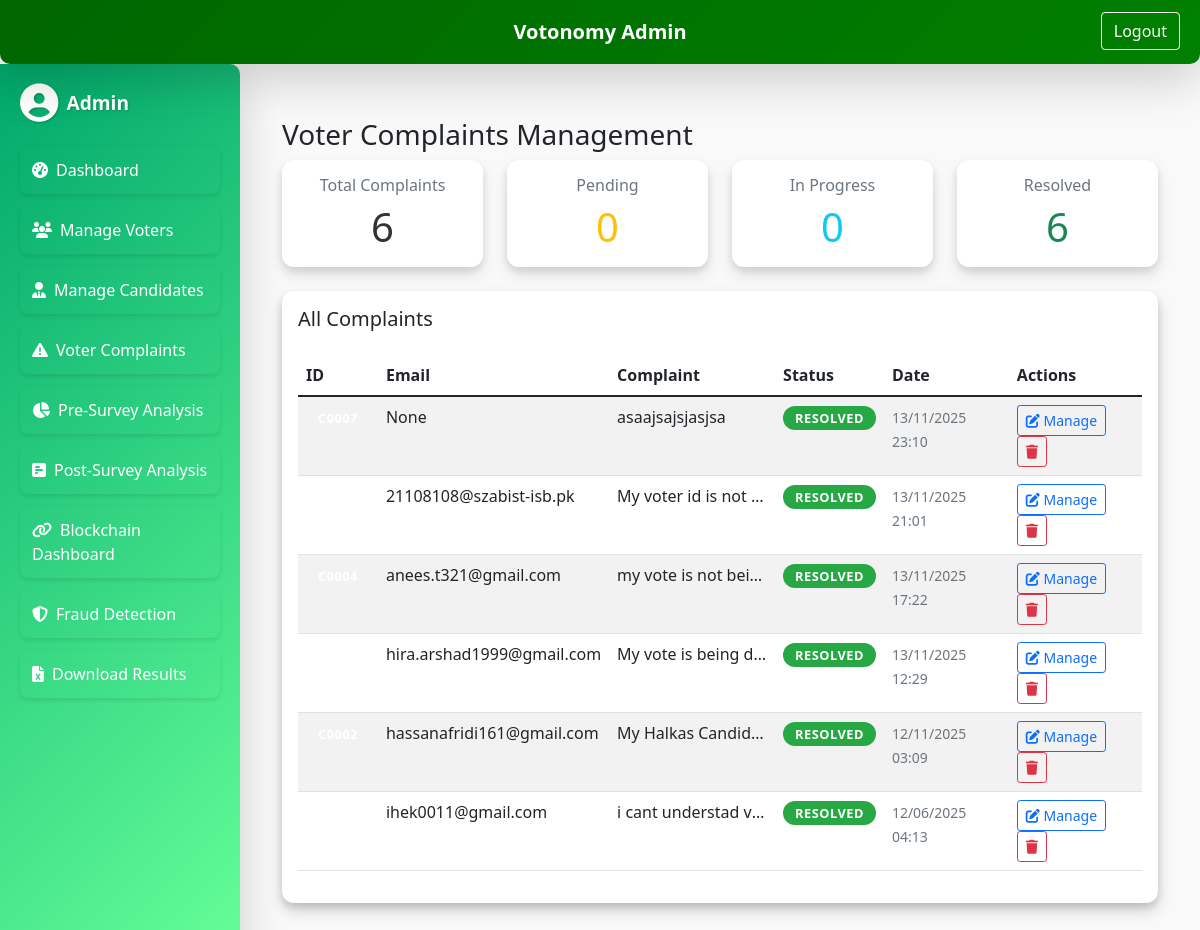
The page /admin/manage-complaints (signed in) on the database its author committed.
### models.py (models this page shows)
class Complaint(db.Model):
    id = db.Column(db.Integer, primary_key=True)
    email = db.Column(db.String(100), nullable=True)  # Made optional for anonymous complaints
    complaint_text = db.Column(db.Text, nullable=False)
    status = db.Column(db.String(20), default='Pending')  # Pending, In Progress, Resolved
    response = db.Column(db.Text)
    created_at = db.Column(db.DateTime, default=datetime.utcnow)

### admin.py (the view)
@admin_bp.route('/manage-complaints', methods=['GET'])
@admin_login_required
def manage_complaints():
    from models import Complaint
    complaints = Complaint.query.order_by(Complaint.created_at.desc()).all()
    return render_template('manage_complaints.html', complaints=complaints)

### admin.py (called while the page is built)
def admin_login_required(func):
    @wraps(func)
    def wrapper(*args, **kwargs):
        if not session.get("admin_logged_in"):
            return redirect(url_for("admin_bp.admin_login"))
        return func(*args, **kwargs)
    return wrapper

### templates/admin/manage_complaints.html (shortened to what this page needs)
{% extends "base_admin.html" %}
{% block content %}
<div class="container mt-4">
  <h3>Voter Complaints Management</h3>
  <div class="row mb-4">
    <div class="col-md-3">
      <div class="card-3d p-3 text-center card-stat">
        <h6 class="text-muted">Total Complaints</h6>
        <div class="display-6">{{ complaints|length }}</div>
      </div>
    </div>
    <div class="col-md-3">
      <div class="card-3d p-3 text-center card-stat">
        <h6 class="text-muted">Pending</h6>
        <div class="display-6 text-warning">{{ complaints|selectattr("status", "equalto", "Pending")|list|length }}</div>
      </div>
    </div>
    <div class="col-md-3">
      <div class="card-3d p-3 text-center card-stat">
        <h6 class="text-muted">In Progress</h6>
        <div class="display-6 text-info">{{ complaints|selectattr("status", "equalto", "In Progress")|list|length }}</div>
      </div>
    </div>
    <div class="col-md-3">
      <div class="card-3d p-3 text-center card-stat">
        <h6 class="text-muted">Resolved</h6>
        <div class="display-6 text-success">{{ complaints|selectattr("status", "equalto", "Resolved")|list|length }}</div>
      </div>
    </div>
  </div>
  <div class="admin-card-3d p-3">
    <h5>All Complaints</h5>
    {% if complaints|length == 0 %}
      <div class="text-center py-5">
        <i class="fas fa-inbox fa-3x text-muted mb-3"></i>
        <p class="text-muted">No complaints received yet.</p>
      </div>
    {% else %}
    <div style="max-height: 600px; overflow-y: auto;">
      <table class="table table-striped mt-3">
        <thead>
          <tr>
            <th>ID</th>
            <th>Email</th>
            <th>Complaint</th>
            <th>Status</th>
            <th>Date</th>
            <th>Actions</th>
          </tr>
        </thead>
        <tbody>
          {% for complaint in complaints %}
          <tr>
            <td>
              <span class="badge badge-primary">C{{ "%04d"|format(complaint.id) }}</span>
            </td>
            <td>{{ complaint.email }}</td>
            <td>
              <div style="max-width: 300px;">
                <div class="text-truncate" title="{{ complaint.complaint_text }}">
                  {{ complaint.complaint_text[:80] }}{% if complaint.complaint_text|length > 80 %}...{% endif %}
                </div>
              </div>
            </td>
            <td>
              {% if complaint.status == 'Pending' %}
                <span class="badge badge-warning">{{ complaint.status }}</span>
              {% elif complaint.status == 'In Progress' %}
                <span class="badge badge-info">{{ complaint.status }}</span>
              {% elif complaint.status == 'Resolved' %}
                <span class="badge badge-success">{{ complaint.status }}</span>
              {% endif %}
            </td>
            <td>
              <small class="text-muted">
                {{ complaint.created_at.strftime('%d/%m/%Y %H:%M') }}
              </small>
            </td>
            <td>
              <button type="button" class="btn btn-sm btn-outline-primary" data-bs-toggle="modal" data-bs-target="#complaintModal{{ complaint.id }}">
                <i class="fas fa-edit"></i> Manage
              </button>
              <form method="POST" action="{{ url_for('admin_bp.delete_complaint', complaint_id=complaint.id) }}" style="display:inline;" onsubmit="return confirm('Are you sure you want to delete this complaint?')">
                <button type="submit" class="btn btn-sm btn-outline-danger">
                  <i class="fas fa-trash"></i>
                </button>
              </form>
            </td>
          </tr>
          {% endfor %}
        </tbody>
      </table>
    </div>
    {% endif %}
  </div>
</div>
{% endblock %}

### static/css/admin_styles.css (style rules this page uses)
.admin-bg { background-color: #f9f9f9; position: relative; overflow: hidden; }
.admin-bg::before { content: ""; position: absolute; top: 0; left: 0; width: 100%; height: 100%; background: url('../images/pakistan_flag.png') no-repeat center center; background-size: cover; opacity: 0.2; z-index: -1; transform: perspective(500px) rotateX(2deg); }
.admin-card-3d { background: #ffffff; border-radius: 12px; box-shadow: 0 4px 8px rgba(0,0,0,0.15), 0 8px 16px rgba(0,0,0,0.15); transition: transform 0.3s ease, box-shadow 0.3s ease; margin-bottom: 20px; }
.card-3d { background: #ffffff; border-radius: 12px; box-shadow: 0 4px 8px rgba(0, 0, 0, 0.1), 0 8px 16px rgba(0, 0, 0, 0.1); transition: transform 0.3s ease, box-shadow 0.3s ease; }
.card-stat { cursor: pointer; color: #333; }
.badge { padding: 0.35rem 0.75rem; border-radius: 20px; font-size: 0.8rem; font-weight: 600; text-transform: uppercase; letter-spacing: 0.5px; }
.badge-success { background-color: #28a745; color: white; }
.text-muted { color: #6c757d; }
.text-truncate { max-width: 150px; overflow: hidden; text-overflow: ellipsis; white-space: nowrap; }

### rows shown on the page
Complaint: email "None", complaint_text "asaajsajsjasjsa", status "RESOLVED", created_at "13/11/2025 23:10"
Complaint: email "21108108@szabist-isb.pk", complaint_text "My voter id is not…", status "RESOLVED", created_at "13/11/2025 21:01"
Complaint: email "anees.t321@gmail.com", complaint_text "my vote is not bei…", status "RESOLVED", created_at "13/11/2025 17:22"
Complaint: email "hira.arshad1999@gmail.com", complaint_text "My vote is being d…", status "RESOLVED", created_at "13/11/2025 12:29"
Complaint: email "hassanafridi161@gmail.com", complaint_text "My Halkas Candid…", status "RESOLVED", created_at "12/11/2025 03:09"
Complaint: email "ihek0011@gmail.com", complaint_text "i cant understad v…", status "RESOLVED", created_at "12/06/2025 04:13"

### other values the page prints
{{ complaints|length }} "6"
{{ complaints|selectattr("status", "equalto", "Pending")|list|length }} "0"
{{ complaints|selectattr("status", "equalto", "In Progress")|list|length }} "0"
{{ complaints|selectattr("status", "equalto", "Resolved")|list|length }} "6"
